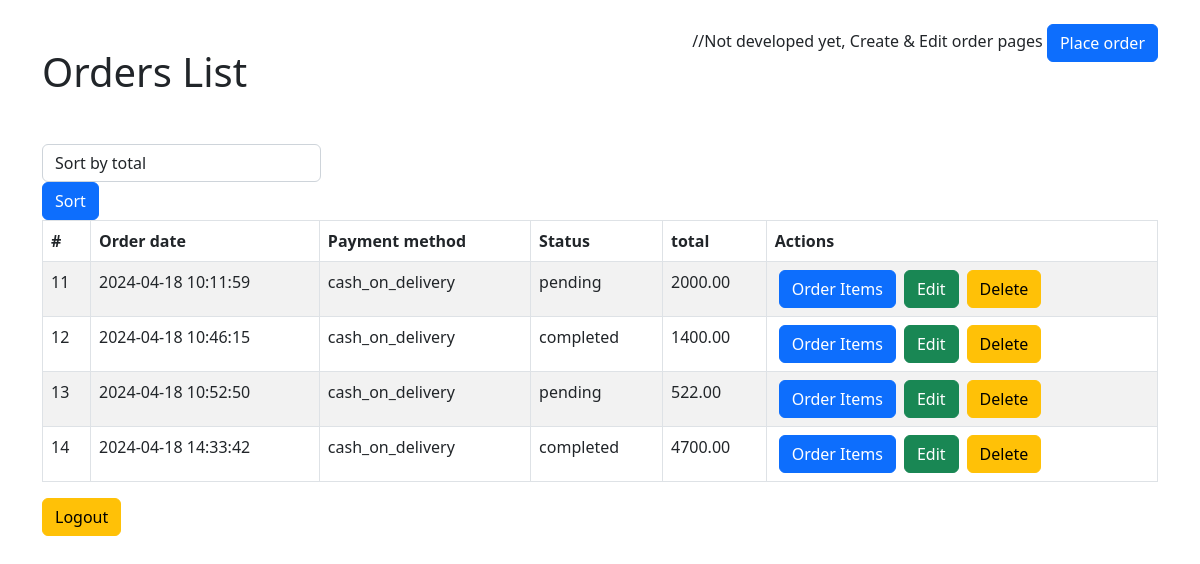
The page /admin/orders/index.php (signed in) on the database as committed earlier.
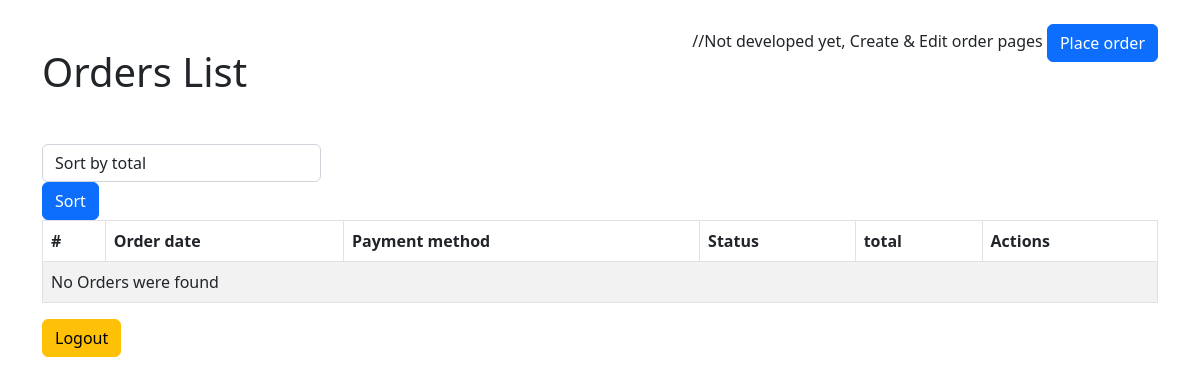
The same page on the database as committed later.
### tables this page shows
CREATE TABLE `orders` (
  `id` int(11) NOT NULL,
  `user_id` int(11) NOT NULL,
  `payment_method` enum('credit_card','cash_on_delivery') NOT NULL,
  `status` enum('pending','processing','shipped','completed','cancelled') DEFAULT 'pending',
  `created_at` datetime NOT NULL DEFAULT current_timestamp(),
  `total` decimal(10,2) NOT NULL
);

### admin/orders/index.php (the view, shortened to what this page needs)
<!DOCTYPE html>
<html lang="en">
<head>
    <link href="https://cdn.jsdelivr.net/npm/bootstrap@5.2.3/dist/css/bootstrap.min.css" rel="stylesheet">
</head>
<body>
<div class="container">
        <header class="d-flex justify-content-between my-4">
            <h1 class="text-center my-4">Orders List</h1>
            <div>
                //Not developed yet, Create & Edit order pages
                <a href="create.php" class="btn btn-primary">Place order</a>
            </div>
        </header>
        <form action="" method="get">
        <div class="col-md-3">
                <select name="sort" class="form-control">
                    <option value="0">Sort by total</option>
                </select>
            </div>
            <button type="submit" class="btn btn-primary">Sort</button>
        </form>
        <table class="table table-bordered table-striped">
            <thead>
                <tr>
                    <th>#</th>
                    <th>Order date</th>
                    <th>Payment method</th>
                    <th>Status</th>
                    <th>total</th>
                    <th>Actions</th>
                </tr>
            </thead>
            <tbody>
            <?php
            require_once "../../includes/db_connect.php";
            if(isset($_GET['sort'])){
                $sort = $_GET['sort'];
                if($sort == 'asc'){
                    $sql = "SELECT * FROM orders ORDER BY total ASC";
                }else if($sort == 'desc'){
                    $sql = "SELECT * FROM orders ORDER BY total DESC";
                }
                if($sort == 0){
                    $sql = "SELECT * FROM orders";
                }
                $result = mysqli_query($conn, $sql);
                if(mysqli_num_rows($result) > 0){
                    while($row = mysqli_fetch_assoc($result)){
                        echo "<tr>";
                        echo "<td>".$row['id']."</td>";
                        echo "<td>".$row['created_at']."</td>";
                        echo "<td>".$row['payment_method']."</td>";
                        echo "<td>".$row['status']."</td>";
                        echo "<td>".$row['total']."</td>";
                        echo "<td>";
                        echo "<a href='view.php?id=".$row['id']."' class='btn btn-primary mx-1'>Order Items</a>";
                        echo "<a href='edit.php?id=".$row['id']."' class='btn btn-success mx-1'>Edit</a>";
                        echo "<a href='delete.php?id=".$row['id']."' class='btn btn-warning mx-1'>Delete</a>";
                        echo "</td>";
                        echo "</tr>";
                    }
                }else{
                    echo "<tr><td colspan='6'>No Orders were found</td></tr>";
                }
            }else{
            $sql = "SELECT * FROM orders";
                    $result = mysqli_query($conn, $sql);
                    if(mysqli_num_rows($result) > 0){
                        while($row = mysqli_fetch_assoc($result)){
                            echo "<tr>";
                            echo "<td>".$row['id']."</td>";
                            echo "<td>".$row['created_at']."</td>";
                            echo "<td>".$row['payment_method']."</td>";
                            echo "<td>".$row['status']."</td>";
                            echo "<td>".$row['total']."</td>";
                            echo "<td>";
                            echo "<a href='view.php?id=".$row['id']."' class='btn btn-primary mx-1'>Order Items</a>";
                            echo "<a href='edit.php?id=".$row['id']."' class='btn btn-success mx-1'>Edit</a>";
                            echo "<a href='delete.php?id=".$row['id']."' class='btn btn-warning mx-1'>Delete</a>";
                            echo "</td>";
                            echo "</tr>";
                        }
                    }else{
                        echo "<tr><td colspan='6'>No Orders were found</td></tr>";
                    }
                }
                ?>
            </tbody>
        </table>
        <a href="../logout.php" class="btn btn-warning ">Logout</a>
</div>
</body>
</html>

Rows that differ between the two databases and show on the page:
removed orders: id "11", created_at "2024-04-18 10:11:59", payment_method "cash_on_delivery", status "pending", total "2000.00"
removed orders: id "12", created_at "2024-04-18 10:46:15", payment_method "cash_on_delivery", status "completed", total "1400.00"
removed orders: id "13", created_at "2024-04-18 10:52:50", payment_method "cash_on_delivery", status "pending", total "522.00"
removed orders: id "14", created_at "2024-04-18 14:33:42", payment_method "cash_on_delivery", status "completed", total "4700.00"
Other text that changed with them:
text now shown: "No Orders were found"
